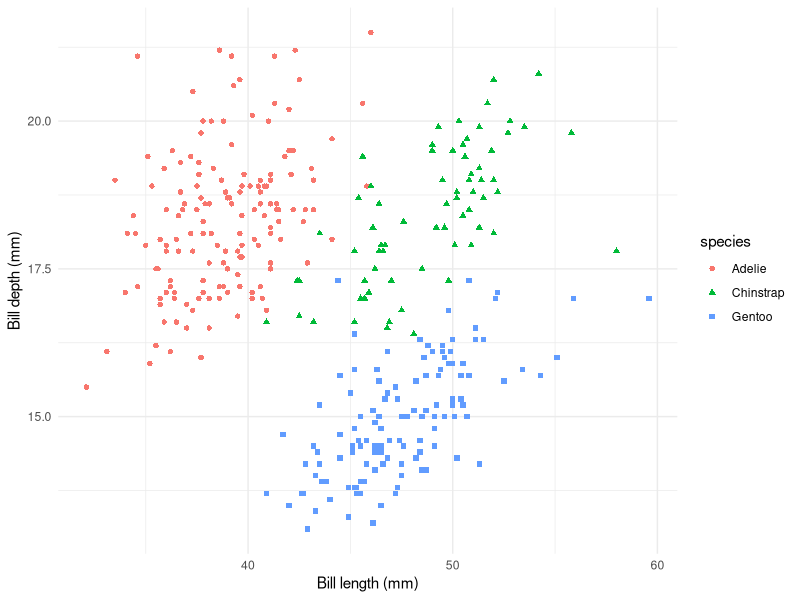

Write the R code that produced this figure.
## ---- chunk 1
#| include: false

# install.packages("palmerpenguins")
# install.packages("tidyverse")
# install.packages("gt")
library(palmerpenguins)
library(tidyverse)
#library(gt)
library(kableExtra)

data("penguins")
## ---- chunk 2

penguins %>% 
  count(species)
## ---- chunk 3
#| label: tbl-penguins-kbl
#| tbl-cap: Number of penguins per species.

penguins %>% 
  count(species) %>%
  kableExtra::kable() %>%
  kableExtra::kable_styling(latex_options = "HOLD_position")
## ---- chunk 4
#| label: tbl-penguins-kbl-styled
#| tbl-cap: Number of penguins per species.

penguins %>% 
  count(species) %>%
  kableExtra::kable() %>%
  kableExtra::kable_styling(latex_options = c("HOLD_position", "striped"), 
                            stripe_color = "#7BAFD4", stripe_index = 2)
## ---- chunk 5
penguins %>%
  slice_head(n = 10) %>%
  kable() %>%
  kable_styling(latex_options = "HOLD_position")

## ---- chunk 6
penguins %>%
  slice_head(n = 10) %>%
  kable() %>%
  kable_styling(latex_options = c("HOLD_position", "scale_down"))
## ---- chunk 7
#| label: fig-bill-dims-species
#| fig-width: 5
#| fig-alt: "a plot of penguin bill length vs depth"
#| fig-cap: "Bill length vs bill depth for three penguin species"

ggplot(
  penguins,
  aes(x = bill_length_mm, y = bill_depth_mm,
      color = species, shape = species)) +
  geom_point() +
  theme_minimal() +
  labs(x = "Bill length (mm)", y = "Bill depth (mm)")
